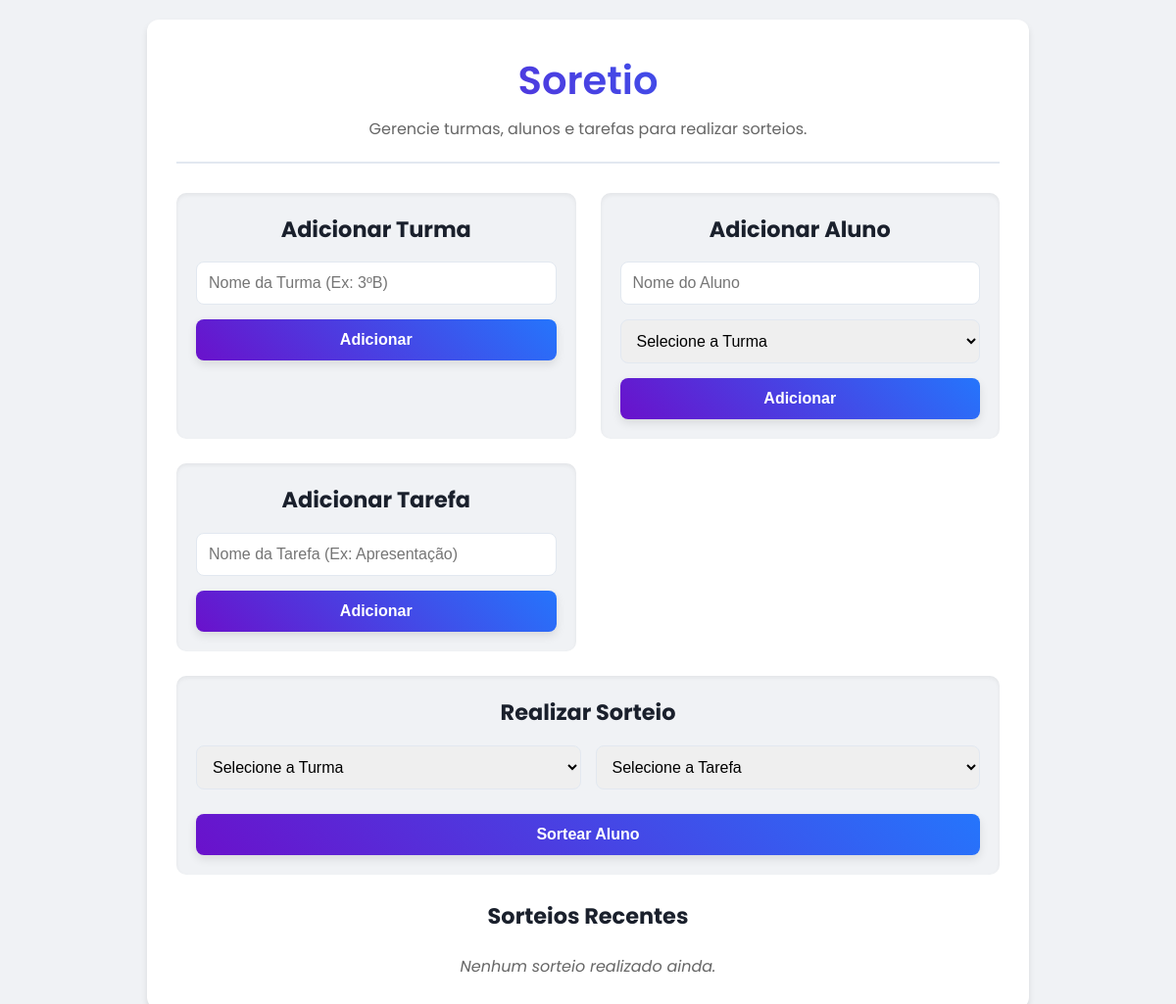
Before: / with the older database file.
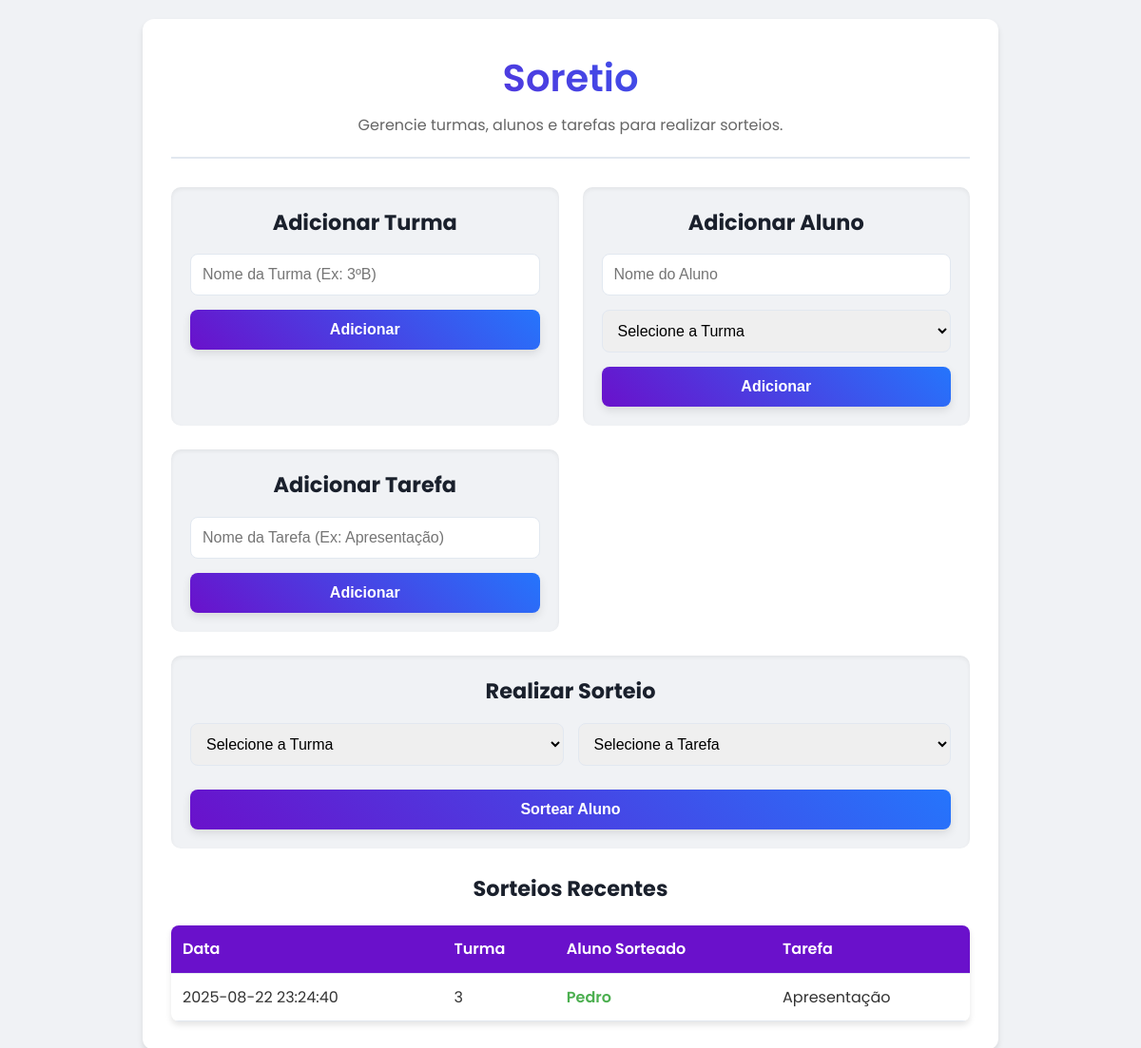
After: the same page with the newer database file.
### tables this page shows
CREATE TABLE sorteios (
            id INTEGER PRIMARY KEY AUTOINCREMENT,
            tarefa_id INTEGER NOT NULL,
            aluno_id INTEGER NOT NULL,
            turma_id INTEGER NOT NULL,
            data_sorteio TEXT NOT NULL,
            FOREIGN KEY (tarefa_id) REFERENCES tarefas(id),
            FOREIGN KEY (aluno_id) REFERENCES alunos(id),
            FOREIGN KEY (turma_id) REFERENCES turmas(id)
        );

CREATE TABLE turmas (
            id INTEGER PRIMARY KEY AUTOINCREMENT,
            nome TEXT NOT NULL UNIQUE
        );

CREATE TABLE alunos (
            id INTEGER PRIMARY KEY AUTOINCREMENT,
            nome TEXT NOT NULL,
            turma_id INTEGER NOT NULL,
            FOREIGN KEY (turma_id) REFERENCES turmas(id)
        );

CREATE TABLE tarefas (
            id INTEGER PRIMARY KEY AUTOINCREMENT,
            nome TEXT NOT NULL UNIQUE
        );

### app.py (the view)
@app.route('/')
def index():
    conn = get_db_connection()
    turmas = conn.execute('SELECT * FROM turmas').fetchall()
    tarefas = conn.execute('SELECT * FROM tarefas').fetchall()
    sorteios = conn.execute('''
        SELECT
            sorteios.data_sorteio,
            turmas.nome AS turma_nome,
            alunos.nome AS aluno_nome,
            tarefas.nome AS tarefa_nome
        FROM sorteios
        JOIN turmas ON sorteios.turma_id = turmas.id
        JOIN alunos ON sorteios.aluno_id = alunos.id
        JOIN tarefas ON sorteios.tarefa_id = tarefas.id
        ORDER BY sorteios.data_sorteio DESC
    ''').fetchall()
    conn.close()
    return render_template('index.html', turmas=turmas, tarefas=tarefas, sorteios=sorteios)

### db.py (called while the page is built)
def get_db_connection():
    conn = sqlite3.connect('sorteio.db')
    conn.row_factory = sqlite3.Row  # Isso permite acessar colunas por nome
    return conn

### templates/Index.html (shortened to what this page needs)
<!DOCTYPE html>
<html lang="pt-br">
<head>
    <link rel="stylesheet" href="{{ url_for('static', filename='css/style.css') }}">
</head>
<body>
    <div class="container">
        <header>
            <h1>Soretio</h1>
            <p>Gerencie turmas, alunos e tarefas para realizar sorteios.</p>
        </header>
        <main>
            <section class="form-section">
                <h2>Adicionar Turma</h2>
                <form action="{{ url_for('adicionar_turma') }}" method="post">
                    <input type="text" name="nome_turma" placeholder="Nome da Turma (Ex: 3ºB)" required>
                    <button type="submit">Adicionar</button>
                </form>
            </section>
            <section class="form-section">
                <h2>Adicionar Aluno</h2>
                <form action="{{ url_for('adicionar_aluno') }}" method="post">
                    <input type="text" name="nome_aluno" placeholder="Nome do Aluno" required>
                    <select name="turma_id" required>
                        <option value="">Selecione a Turma</option>
                    </select>
                    <button type="submit">Adicionar</button>
                </form>
            </section>
            <section class="form-section">
                <h2>Adicionar Tarefa</h2>
                <form action="{{ url_for('adicionar_tarefa') }}" method="post">
                    <input type="text" name="nome_tarefa" placeholder="Nome da Tarefa (Ex: Apresentação)" required>
                    <button type="submit">Adicionar</button>
                </form>
            </section>
            <section class="form-section draw-section">
                <h2>Realizar Sorteio</h2>
                <form action="{{ url_for('sortear') }}" method="post">
                    <div class="draw-inputs">
                        <select name="turma_sorteio_id" required>
                            <option value="">Selecione a Turma</option>
                        </select>
                        <select name="tarefa_sorteio_id" required>
                            <option value="">Selecione a Tarefa</option>
                        </select>
                    </div>
                    <button type="submit" class="draw-button">Sortear Aluno</button>
                </form>
            </section>
            <section class="results-section">
                <h2>Sorteios Recentes</h2>
                {% if sorteios %}
                    <table>
                        <thead>
                            <tr>
                                <th>Data</th>
                                <th>Turma</th>
                                <th>Aluno Sorteado</th>
                                <th>Tarefa</th>
                            </tr>
                        </thead>
                        <tbody>
                            {% for sorteio in sorteios %}
                                <tr>
                                    <td>{{ sorteio.data_sorteio }}</td>
                                    <td>{{ sorteio.turma_nome }}</td>
                                    <td class="winner">{{ sorteio.aluno_nome }}</td>
                                    <td>{{ sorteio.tarefa_nome }}</td>
                                </tr>
                            {% endfor %}
                        </tbody>
                    </table>
                {% else %}
                    <p class="no-results">Nenhum sorteio realizado ainda.</p>
                {% endif %}
            </section>
        </main>
    </div>
</body>
</html>

### static/css/style.css (style rules this page uses)
:root { --primary-color: #6a11cb; --secondary-color: #2575fc; --background-color: #f0f2f5; --card-background: #ffffff; --text-color: #333; --heading-color: #1a202c; --border-color: #e2e8f0; --accent-color: #4CAF50; --shadow: 0 4px 6px rgba(0, 0, 0, 0.1); }
* { box-sizing: border-box; margin: 0; padding: 0; }
body { font-family: 'Poppins', sans-serif; background: var(--background-color); color: var(--text-color); line-height: 1.6; padding: 20px; display: flex; justify-content: center; align-items: flex-start; min-height: 100vh; }
.container { max-width: 900px; width: 100%; background: var(--card-background); border-radius: 12px; box-shadow: var(--shadow); overflow: hidden; padding: 30px; display: flex; flex-direction: column; gap: 30px; }
header { text-align: center; padding-bottom: 20px; border-bottom: 2px solid var(--border-color); }
header h1 { font-size: 2.5rem; color: var(--heading-color); background: linear-gradient(45deg, var(--primary-color), var(--secondary-color)); -webkit-background-clip: text; -webkit-text-fill-color: transparent; font-weight: 600; }
header p { font-size: 1rem; color: #666; margin-top: 5px; }
main { display: grid; grid-template-columns: repeat(auto-fit, minmax(280px, 1fr)); gap: 25px; }
.form-section { background: var(--background-color); padding: 20px; border-radius: 10px; box-shadow: inset 0 2px 4px rgba(0, 0, 0, 0.06); }
.form-section h2 { font-size: 1.4rem; margin-bottom: 15px; color: var(--heading-color); text-align: center; }
form { display: flex; flex-direction: column; gap: 15px; }
input[type="text"], select { width: 100%; padding: 12px; border: 1px solid var(--border-color); border-radius: 8px; font-size: 1rem; transition: all 0.3s ease; }
button { padding: 12px 20px; border: none; border-radius: 8px; color: #fff; font-size: 1rem; font-weight: 600; cursor: pointer; transition: all 0.3s ease; background: linear-gradient(45deg, var(--primary-color), var(--secondary-color)); box-shadow: 0 4px 10px rgba(0, 0, 0, 0.1); }
.draw-section { grid-column: 1 / -1; }
.draw-inputs { display: flex; gap: 15px; justify-content: space-between; align-items: center; }
.draw-inputs select { flex: 1; }
.draw-button { width: 100%; margin-top: 10px; }
.results-section { grid-column: 1 / -1; text-align: center; }
.results-section h2 { font-size: 1.4rem; margin-bottom: 15px; color: var(--heading-color); }
table { width: 100%; border-collapse: collapse; margin-top: 20px; background: var(--card-background); border-radius: 8px; overflow: hidden; box-shadow: var(--shadow); }
th, td { padding: 12px; border-bottom: 1px solid var(--border-color); text-align: left; }
th { background: var(--primary-color); color: white; font-weight: 600; }
.winner { font-weight: 600; color: var(--accent-color); }

Changed rows visible on the page:
added sorteios: data_sorteio "2025-08-22 23:24:40", turma_nome "3", aluno_nome "Pedro", tarefa_nome "Apresentação"
Other visible differences:
text no longer shown: "Nenhum sorteio realizado ainda."
text now shown: "Data Turma Aluno Sorteado Tarefa"
